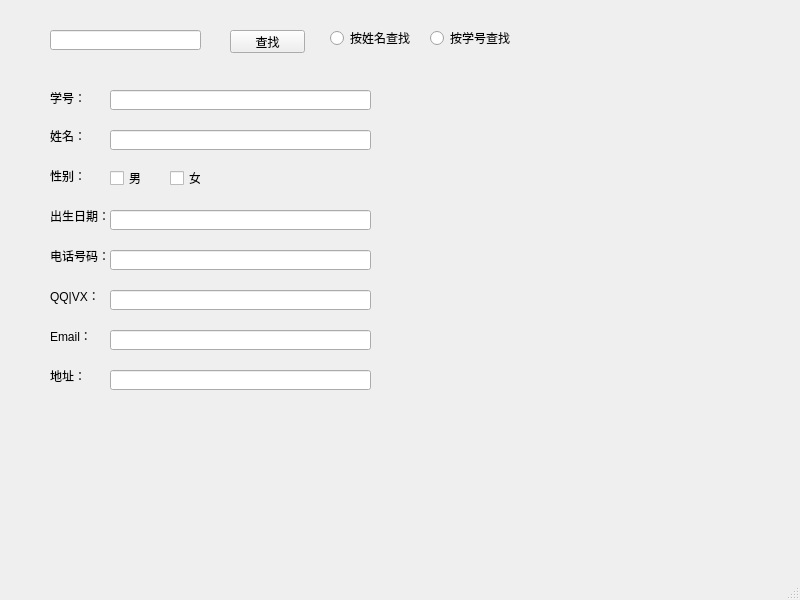
<?xml version="1.0" encoding="UTF-8"?>
<ui version="4.0">
 <class>info_window</class>
 <widget class="QMainWindow" name="info_window">
  <property name="geometry">
   <rect>
    <x>0</x>
    <y>0</y>
    <width>800</width>
    <height>600</height>
   </rect>
  </property>
  <property name="windowTitle">
   <string>MainWindow</string>
  </property>
  <widget class="QWidget" name="centralwidget">
   <widget class="QLabel" name="idlabel">
    <property name="geometry">
     <rect>
      <x>50</x>
      <y>82</y>
      <width>41</width>
      <height>31</height>
     </rect>
    </property>
    <property name="text">
     <string>学号：</string>
    </property>
   </widget>
   <widget class="QLineEdit" name="searchlineEdit">
    <property name="geometry">
     <rect>
      <x>50</x>
      <y>30</y>
      <width>151</width>
      <height>20</height>
     </rect>
    </property>
   </widget>
   <widget class="QRadioButton" name="nameradioButton">
    <property name="geometry">
     <rect>
      <x>330</x>
      <y>30</y>
      <width>89</width>
      <height>16</height>
     </rect>
    </property>
    <property name="text">
     <string>按姓名查找</string>
    </property>
   </widget>
   <widget class="QRadioButton" name="idradioButton">
    <property name="geometry">
     <rect>
      <x>430</x>
      <y>30</y>
      <width>89</width>
      <height>16</height>
     </rect>
    </property>
    <property name="text">
     <string>按学号查找</string>
    </property>
   </widget>
   <widget class="QPushButton" name="searchpushButton">
    <property name="geometry">
     <rect>
      <x>230</x>
      <y>30</y>
      <width>75</width>
      <height>23</height>
     </rect>
    </property>
    <property name="text">
     <string>查找</string>
    </property>
   </widget>
   <widget class="QLineEdit" name="idlineEdit">
    <property name="geometry">
     <rect>
      <x>110</x>
      <y>90</y>
      <width>261</width>
      <height>20</height>
     </rect>
    </property>
   </widget>
   <widget class="QLineEdit" name="namelineEdit">
    <property name="geometry">
     <rect>
      <x>110</x>
      <y>130</y>
      <width>261</width>
      <height>20</height>
     </rect>
    </property>
   </widget>
   <widget class="QLabel" name="namelabel">
    <property name="geometry">
     <rect>
      <x>50</x>
      <y>120</y>
      <width>51</width>
      <height>31</height>
     </rect>
    </property>
    <property name="text">
     <string>姓名：</string>
    </property>
   </widget>
   <widget class="QCheckBox" name="maxcheckBox">
    <property name="geometry">
     <rect>
      <x>110</x>
      <y>170</y>
      <width>41</width>
      <height>16</height>
     </rect>
    </property>
    <property name="text">
     <string>男</string>
    </property>
   </widget>
   <widget class="QCheckBox" name="womancheckBox">
    <property name="geometry">
     <rect>
      <x>170</x>
      <y>170</y>
      <width>31</width>
      <height>16</height>
     </rect>
    </property>
    <property name="text">
     <string>女</string>
    </property>
   </widget>
   <widget class="QLabel" name="idlabel_2">
    <property name="geometry">
     <rect>
      <x>50</x>
      <y>160</y>
      <width>31</width>
      <height>31</height>
     </rect>
    </property>
    <property name="text">
     <string>性别：</string>
    </property>
   </widget>
   <widget class="QLabel" name="idlabel_3">
    <property name="geometry">
     <rect>
      <x>50</x>
      <y>200</y>
      <width>61</width>
      <height>31</height>
     </rect>
    </property>
    <property name="text">
     <string>出生日期：</string>
    </property>
    <property name="textFormat">
     <enum>Qt::AutoText</enum>
    </property>
   </widget>
   <widget class="QLineEdit" name="birthdaylineEdit">
    <property name="geometry">
     <rect>
      <x>110</x>
      <y>210</y>
      <width>261</width>
      <height>20</height>
     </rect>
    </property>
   </widget>
   <widget class="QLabel" name="idlabel_4">
    <property name="geometry">
     <rect>
      <x>50</x>
      <y>240</y>
      <width>61</width>
      <height>31</height>
     </rect>
    </property>
    <property name="text">
     <string>电话号码：</string>
    </property>
    <property name="textFormat">
     <enum>Qt::AutoText</enum>
    </property>
   </widget>
   <widget class="QLineEdit" name="numberlineEdit">
    <property name="geometry">
     <rect>
      <x>110</x>
      <y>250</y>
      <width>261</width>
      <height>20</height>
     </rect>
    </property>
   </widget>
   <widget class="QLabel" name="idlabel_5">
    <property name="geometry">
     <rect>
      <x>50</x>
      <y>280</y>
      <width>61</width>
      <height>31</height>
     </rect>
    </property>
    <property name="text">
     <string>QQ|VX：</string>
    </property>
    <property name="textFormat">
     <enum>Qt::AutoText</enum>
    </property>
   </widget>
   <widget class="QLineEdit" name="QQVXlineEdit">
    <property name="geometry">
     <rect>
      <x>110</x>
      <y>290</y>
      <width>261</width>
      <height>20</height>
     </rect>
    </property>
   </widget>
   <widget class="QLabel" name="idlabel_6">
    <property name="geometry">
     <rect>
      <x>50</x>
      <y>320</y>
      <width>61</width>
      <height>31</height>
     </rect>
    </property>
    <property name="text">
     <string>Email：</string>
    </property>
    <property name="textFormat">
     <enum>Qt::AutoText</enum>
    </property>
   </widget>
   <widget class="QLineEdit" name="emaillineEdit">
    <property name="geometry">
     <rect>
      <x>110</x>
      <y>330</y>
      <width>261</width>
      <height>20</height>
     </rect>
    </property>
   </widget>
   <widget class="QLabel" name="idlabel_7">
    <property name="geometry">
     <rect>
      <x>50</x>
      <y>360</y>
      <width>61</width>
      <height>31</height>
     </rect>
    </property>
    <property name="text">
     <string>地址：</string>
    </property>
    <property name="textFormat">
     <enum>Qt::AutoText</enum>
    </property>
   </widget>
   <widget class="QLineEdit" name="addresslineEdit">
    <property name="geometry">
     <rect>
      <x>110</x>
      <y>370</y>
      <width>261</width>
      <height>20</height>
     </rect>
    </property>
   </widget>
  </widget>
  <widget class="QMenuBar" name="menubar">
   <property name="geometry">
    <rect>
     <x>0</x>
     <y>0</y>
     <width>800</width>
     <height>23</height>
    </rect>
   </property>
  </widget>
  <widget class="QStatusBar" name="statusbar"/>
 </widget>
 <resources/>
 <connections/>
</ui>
